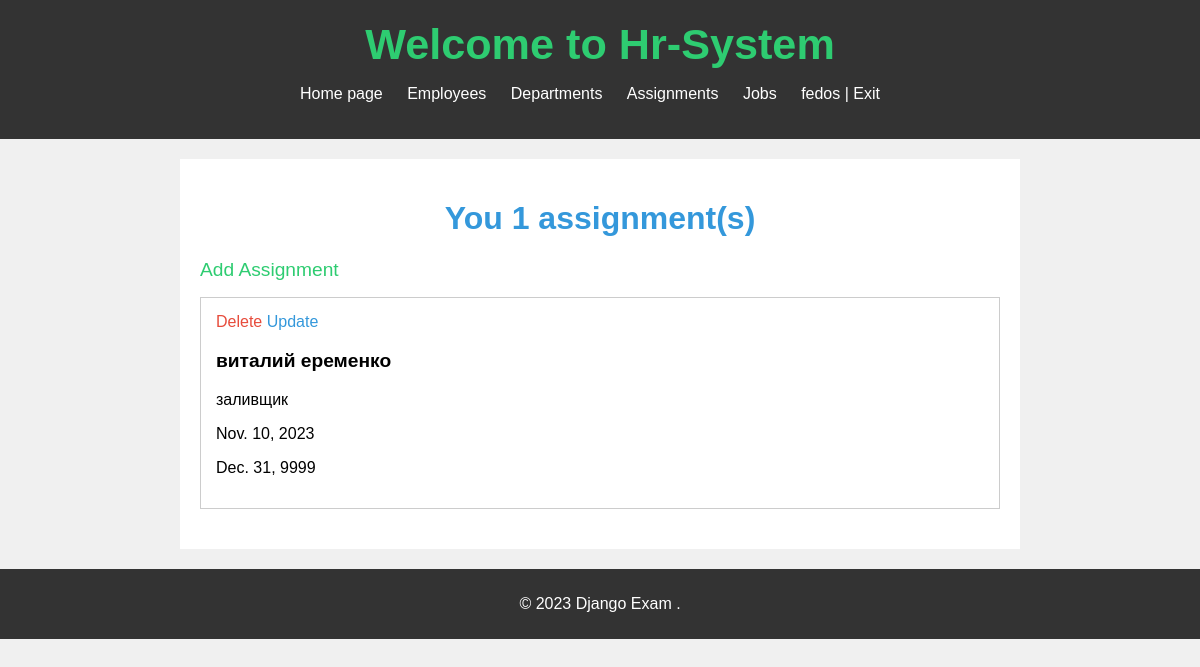
Page /assignments/ (signed in) on the committed database.
### hr_system/models.py (models this page shows)
class Assignment(models.Model):
    employee = models.ForeignKey(Employee, on_delete=models.CASCADE)
    position = models.ForeignKey(Job, on_delete=models.CASCADE)
    begin_date = models.DateField()
    end_date = models.DateField(default=date(9999, 12, 31))
    user = models.ForeignKey(User, on_delete=models.CASCADE, null=True, blank=True)

class Employee(models.Model):
    first_name = models.CharField(max_length=100)
    last_name = models.CharField(max_length=100)
    phone = models.CharField(max_length=50, unique=True)
    address = models.CharField(max_length=50)
    department = models.ForeignKey(Department, on_delete=models.SET_NULL, null=True)
    compensation = models.ManyToManyField(Compensation)
    salary = models.DecimalField(max_digits=15, decimal_places=2, null=True)
    user = models.ForeignKey(User, on_delete=models.CASCADE, null=True, blank=True)
    def __str__(self):
        return f'{self.first_name} {self.last_name}'
    class Meta:
        ordering = [F('first_name').desc(nulls_last=True)]

class Job(models.Model):
    title = models.CharField(max_length=255)
    employees = models.ManyToManyField(Employee, through='Assignment')
    user = models.ForeignKey(User, on_delete=models.CASCADE, null=True, blank=True)
    def __str__(self):
        return f'{self.title}'

### hr_system/views.py (the view)
# urls.py: path('assignments/', AssignmentMain.as_view(), name='assignments'),
class AssignmentMain(ListView):
    model = Assignment
    template_name = 'assignments/assignments.html'
    context_object_name = 'assignments'
    def get_queryset(self):
        user = self.request.user
        return Assignment.objects.filter(user=user)

### templates/assignments/assignments.html
{% extends 'base.html' %}
    {% block content %}
        <h1 style="color: #3498db; text-align: center;" >You  {{ assignments.count }} assignment(s)</h1>
        <ul style="list-style-type: none; padding: 0;">
    <li style="margin-bottom: 10px;"><a href="{% url 'add_assignments' %}" style="text-decoration: none; color: #2ecc71; font-size: 1.2em;">Add Assignment</a></li>
</ul>
        {% for assignment in assignments %}
            <div style="border: 1px solid #ccc; margin-bottom: 20px; padding: 15px;">
            <div style="margin-bottom: 10px;">
                            <a href="{% url 'delete_assignment' pk=assignment.id %}" style="text-decoration: none; color: #e74c3c;">Delete</a>
                            <a href="{% url 'update_assignment' pk=assignment.id %}" style="text-decoration: none; color: #3498db; margin-right: 10px;">Update</a>
            </div>
            <div style="margin-top: 10px;">
        <p style="font-weight: bold; font-size: 1.2em;"> {{ assignment.employee }}</p>
                    <p> {{ assignment.position }}</p>
                    <p> {{ assignment.begin_date }}</p>
                    <p> {{ assignment.end_date }}</p>
        {% endfor %}
        {% endblock %}

### templates/base.html (shortened to what this page needs)
{% load static %}
<!DOCTYPE html>
<html lang="english">
<head>
    <link rel="stylesheet" href="{% static 'css/base.css' %}"/>
</head>
<body>
    <header>
        <h1 style="color: #3498db; text-align: center;" ><a href="{% url 'homepage' %}" style="text-decoration: none; color: #2ecc71; font-size: 1.2em;">Welcome to Hr-System</a></h1>
        <nav>
            <ul>
            {% if request.user.is_authenticated %}
                <li><a href="{% url 'homepage' %}">Home page</a></li>
                <li><a href="{% url 'employee_list' %}">Employees</a></li>
                <li><a href="{% url 'departments' %}">Departments</a></li>
                <li><a href="{% url 'assignments' %}">Assignments</a></li>
                <li><a href="{% url 'jobs' %}">Jobs</a></li>
                <li class="last">{{ user.username }} | <a href="{% url 'logout' %}">Exit</a></li>
                {% else %}
                <li><a href="{% url 'login' %}">Login</a></li>
                <li><a href="{% url 'registration' %}">Registration</a></li>
                {% endif %}
            </ul>
        </nav>
    </header>
    <main>
    {% block content %}
        {% endblock %}
    </main>
    <footer>
        <p>&copy; 2023 Django Exam .</p>
    </footer>
</body>
</html>

### static/css/base.css (style rules this page uses)
body { font-family: Arial, sans-serif; background-color: #f0f0f0; margin: 0; padding: 0; }
header { background-color: #333; color: #fff; text-align: center; padding: 20px 0; }
header h1 { font-size: 36px; margin: 0; }
nav ul { list-style: none; padding: 0; text-align: center; }
nav ul li { display: inline; margin-right: 20px; }
nav ul li a { text-decoration: none; color: #fff; }
main { max-width: 800px; margin: 20px auto; background-color: #fff; padding: 20px; }
footer { background-color: #333; color: #fff; text-align: center; padding: 10px 0; }

### rows in the picture
Assignment: employee "виталий еременко", position "заливщик", begin_date "Nov. 10, 2023", end_date "Dec. 31, 9999"

### other values in the picture
{{ user.username }} "fedos"
{{ assignments.count }} "1"
